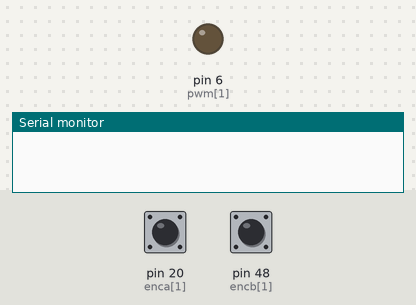
The sketch below on a simulated Arduino Mega 2560, built with avr-gcc and run on an emulated ATmega2560. Shown: output pins drawn as LEDs (lit = HIGH), the last lines printed to the serial monitor. Inputs (shaded band) come from the test bench; at power-on: pin 20 (enca[1]) HIGH, pin 48 (encb[1]) HIGH.

Above: at 0.1 s.
At 3.2 s:
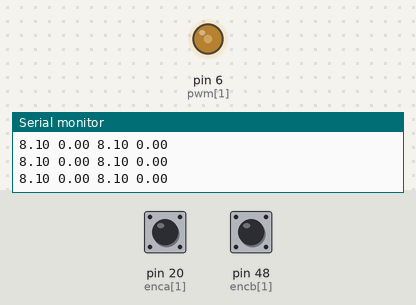
3.3 s: pin 20 (enca[1]) pulled LOW for 0.15 s
At 6.2 s:
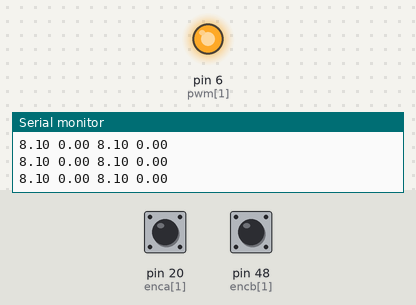
6.4 s: pin 20 (enca[1]) pulled LOW for 1 s
10.4 s: pin 20 (enca[1]) pulsed LOW 2 times (0.12 s each, 0.3 s apart)
14.0 s: pin 20 (enca[1]) pulsed LOW 5 times (0.12 s each, 0.3 s apart)
Timing chart, 0 to 17.0 s (numbered marks = the images above; inputs shaded):
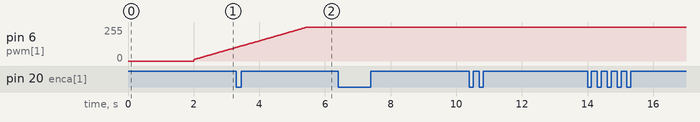

The sketch:

B_Cek-Rad.ino
```cpp
const int enca[] = {2,20,3};
const int encb[] = {50,48,51};
const int pwm[] = {5,6,7};
const int in1[] = {38,46,43};
const int in2[] = {39,47,42};
float eprev, eintg;
unsigned long milseb = 0, milseb1;
int pos = 0, pwr, dir, posseb = 0;
float  c_rad=0 , target = 8.1;
#define m 1
volatile int posi[] = {0,0,0};
float phe =  2 * 3.14;
template <int j>
void readEncoder(){
  int b = digitalRead(encb[j]);
  if(b > 0){
    posi[j]++;

  }
  else{
    posi[j]--;

  }
}


void setup() {
  // put your setup code here, to run once:


    Serial.begin(9600);
    delay(2000);
        digitalWrite(in1[m],HIGH);
    digitalWrite(in2[m],LOW);
   // digitalWrite(pwm[m], HIGH);
    for(int k = 0; k < 3; k++){
    pinMode(enca[k],INPUT_PULLUP);
    pinMode(encb[k],INPUT_PULLUP);
  }
  attachInterrupt(digitalPinToInterrupt(enca[m]),readEncoder<m>,RISING);
  digitalWrite(pwm[m], HIGH);

}

void loop() {


  unsigned long mil;
  mil = millis();
  if(mil - milseb >= 100){
      pos = posi[m] - posseb;

        c_rad = ((pos * phe * 10)/134.0) ;

      posseb = posi[m];
      milseb = mil;
    }
    PID(c_rad);
  //  PID(pos);
//Serial.println(c_rad);
}


void PID(float inp){
  long op = millis();
  float DelT = ((float) (op - milseb1)) / (1000);
  milseb1 = op;
  float kp = 0.8, kd=1, ki=0.2;


    float e = target - inp;
 //   if (e <= 0) e=0;
    float dedt = (e-eprev);
    eintg = eintg + e ;

    float u = kp*e + kd*dedt + ki*eintg;
    eprev = e;

    pwr = (int) abs(u);
    if (pwr <=0 ) pwr = 0;
    if (pwr >= 255) pwr = 254;

  Serial.print(target);
  Serial.print(" ");
  Serial.print(c_rad);
  Serial.print(" ");
  Serial.print(e);
  Serial.print(" ");
  Serial.print(dedt);
  Serial.print(" ");
//  Serial.print(eintg);
//  Serial.print(" ");
//  Serial.println(pwr);
  analogWrite(pwm[m], pwr);
  Serial.println("");

  //return pwr;
  }
```
